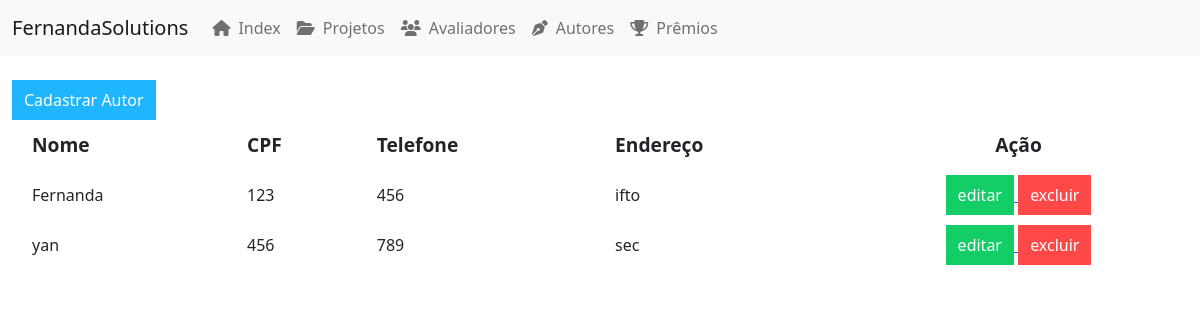
The app's page /catalog/autor/ with its own data.
### catalog/models.py (models this page shows, shortened)
class Autor(models.Model):
    nome = models.CharField(max_length=50)
    cpf = models.IntegerField()
    telefone = models.IntegerField()
    endereco = models.CharField(max_length=50)

### catalog/views.py (the view)
# urls.py: path("autor/", list_autor_view, name='list_autor'),
def list_autor_view(request):
    autor = Autor.objects.all()
    context = {}
    context["object_list"] = autor
    form = AutorForm(request.POST or None)
    if form.is_valid():
        form.save()
    context['form'] = form
    return render(request, "autores/list_autores.html", context)

### catalog/templates/autores/list_autores.html
{% extends 'layouts/base.html' %} {% block content %}
    <main>
         <a href="{% url 'novo_autor' %}">
        <button type="button" class="button blue mobile" id="cadastrarAutor">Cadastrar Autor</button>
         </a>
        <table class="records">
            <thead>
                <tr>
                    <th>Nome</th>
                    <th>CPF</th>
                    <th>Telefone</th>
                    <th>Endereço</th>
                    <th>Ação</th>
                </tr>
            </thead>
            <tbody>
            {% for autor in object_list %}
                <tr>
                    <td>{{autor.nome}}</td>
                    <td>{{autor.cpf}}</td>
                    <td>{{autor.telefone}}</td>
                    <td>{{autor.endereco}}</td>
                    <td>
                        <a href="/catalog/autor/edit/{{autor.id}}">
                        <button type="button" class="button green">editar</button>
                        </a>
                         <a href="/catalog/autor/delete/{{autor.id}}">
                        <button type="button" class="button red">excluir</button>
                         </a>
                    </td>
                </tr>
            {% endfor %}
            </tbody>
        </table>
    </main>
    {% endblock %}

### catalog/static/css/button.css (style rules this page uses)
.button { border-style: none; height: 40px; padding: 6px 12px; background-color: black; color: white; font-size: 1rem; cursor: pointer; transition: box-shadow .6s ease; }
.button.blue { background-color: #1FB6FF; }
button.green { background-color: #13CE66; }
button.red { background-color: #FF4949; }

### catalog/static/css/records.css (style rules this page uses)
.records { width: 100%; user-select: none; text-align: left; }
.records th { height: 50px; background-color: var(--primary-color); padding-left: 20px; font-size: 1.2rem; }
.records td { height: 50px; padding-left: 20px; }
.records th:last-child, .records td:last-child { padding: 0; min-width: 140px; text-align: center; }

### records on screen
Autor: nome "Fernanda", cpf "123", telefone "456", endereco "ifto"
Autor: nome "yan", cpf "456", telefone "789", endereco "sec"
